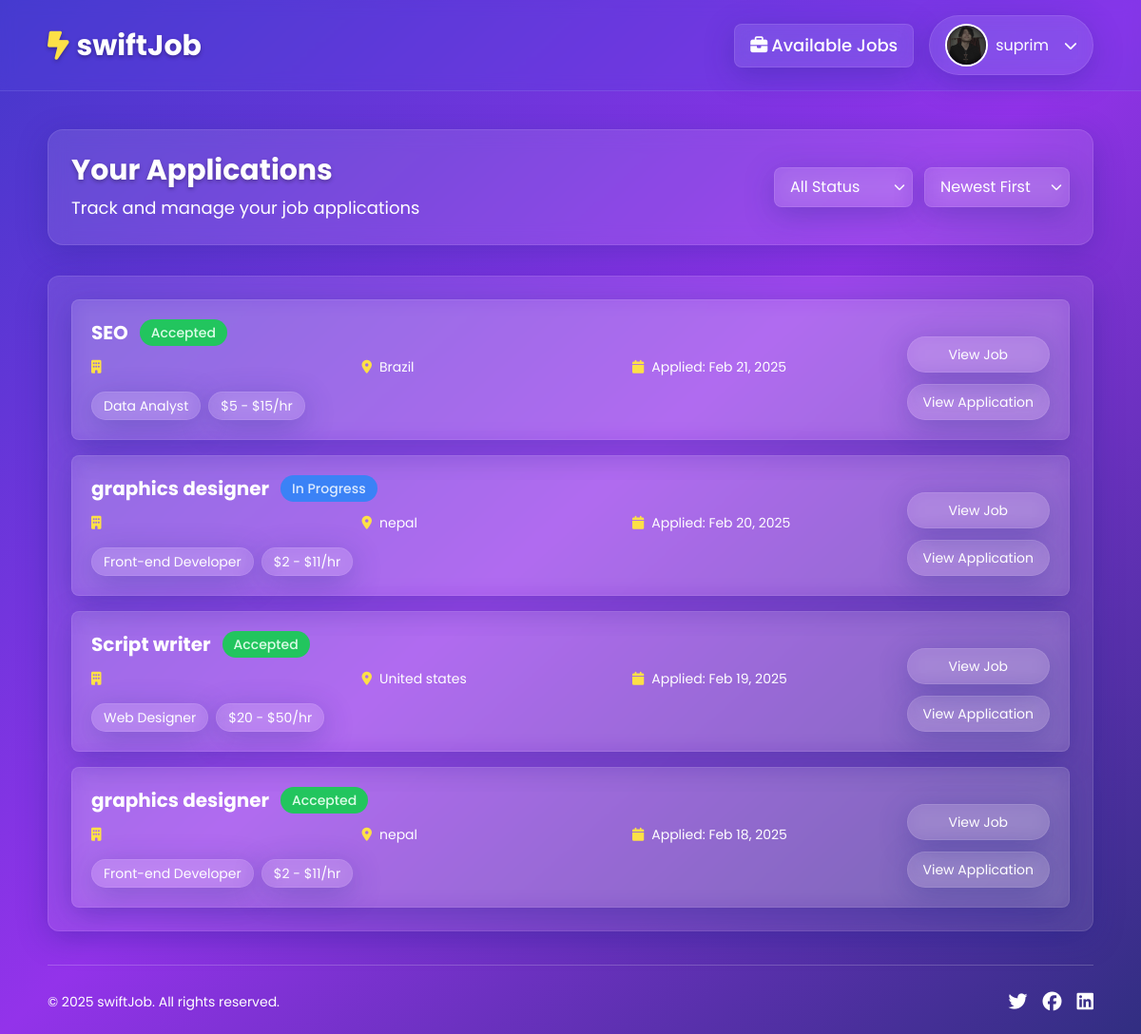
The page /application/recent-applications-all/ (signed in) on the database its author committed.
### accounts/models.py (models this page shows, shortened)
class Profile(models.Model):
    JOB_SEEKER = 'job_seeker'
    JOB_CREATOR = 'job_creator'
    ROLE_CHOICES = [
        (JOB_SEEKER, 'Job Seeker'),
        (JOB_CREATOR, 'Job Creator'),
    ]
    user = models.OneToOneField(User, on_delete=models.CASCADE)
    profile_picture = models.ImageField(upload_to='profile_pics/', null=True, blank=True, default='images/default.webp')
    role = models.CharField(max_length=20, choices=ROLE_CHOICES, default=JOB_SEEKER)

### application/models.py (models this page shows, shortened)
class Apply(models.Model):
    STATUS_CHOICES = [
        ('in_progress', 'In Progress'),
        ('accepted', 'Accepted'),
        ('rejected', 'Rejected')
    ]
    job = models.ForeignKey(JobCreation, on_delete=models.CASCADE)
    applicant = models.ForeignKey(User,on_delete=models.CASCADE)
    cover_letter = models.TextField()
    resume = models.FileField(upload_to='resume/',null=True,blank=True)
    date_applied = models.DateTimeField(auto_now_add=True)
    status = models.CharField(max_length=20, choices=STATUS_CHOICES, default='in_progress')

### job/models.py (models this page shows, shortened)
class JobCreation(models.Model):
    job_creator = models.ForeignKey(User, on_delete=models.CASCADE)
    job_title = models.CharField(max_length=200)
    category = models.ForeignKey(Category, on_delete=models.CASCADE)
    job_description = models.TextField()
    min_price = models.IntegerField(validators=[MinValueValidator(0)],default=0)
    max_price = models.IntegerField(validators=[MinValueValidator(0)])
    min_time = models.IntegerField(validators=[MinValueValidator(0)])
    max_time = models.IntegerField(validators=[MinValueValidator(0)])
    location = models.CharField(max_length=50,null=True,blank=True)
    required_skills = models.ManyToManyField(Skill)
    experience = models.ForeignKey(Experience, on_delete=models.SET_NULL,null=True,blank=True)
    created_at = models.DateTimeField(auto_now_add=True)
    slug = models.SlugField(unique=True,null=True,blank=True)

class Category(models.Model):
    name = models.CharField(max_length=50)
    slug = models.SlugField(unique=True, max_length=200, null=True, blank=True)

### application/views.py (the view)
# urls.py: path('recent-applications-all/',views.recent_applications,name='recent-applications-all')
@login_required
def recent_applications(request):
    status = request.GET.get('status', '')
    order = request.GET.get('order', '')
    applications = Apply.objects.filter(applicant=request.user).order_by('-date_applied')
    if status and status != 'all':
        applications =  applications.filter(status=status)
    if order == 'newest':
        applications = applications.all().order_by('-date_applied')
    elif order == 'oldest':
        applications = applications.all().order_by('date_applied')
    else:
        order = 'newest'
    context = {
        'applications':applications,
        'status':status,
        'order':order
    }
    return render(request,'application/recent_applications.html',context)

### application/templates/application/recent_applications.html (shortened to what this page needs)
{% extends 'base.html' %}
{% load static %}
{% block content %}
<div class="text-white">
    <div class="glass-effect p-6 xs-p-4 rounded-2xl mb-8 xs-mb-5">
        <div class="flex flex-col md:flex-row justify-between items-center gap-4">
            <div>
                <h1 class="text-3xl xs-text-2xl font-bold mb-2 text-shadow">Your Applications</h1>
                <p class="text-lg xs-text-base">Track and manage your job applications</p>
            </div>
            <div class="flex gap-3">
                <div class="relative">
                    <form method="GET" action="{% url "application:recent-applications-all" %}">
                        <select name="status" class="appearance-none glass-effect py-2 pl-4 pr-10 rounded-lg bg-transparent border border-white/10 focus:outline-none focus:border-yellow-300/50 text-white cursor-pointer" onchange="this.form.submit()">
                            <option value="all" class="bg-gray-800">All Status</option>
                        </select>
                        <div class="pointer-events-none absolute inset-y-0 right-0 flex items-center px-2 text-white">
                            <i class="fa-solid fa-chevron-down text-xs"></i>
                        </div>
                    </div>
                    <div class="relative">
                                <select name="order" class="appearance-none glass-effect py-2 pl-4 pr-10 rounded-lg bg-transparent border border-white/10 focus:outline-none focus:border-yellow-300/50 text-white cursor-pointer" onchange="this.form.submit()">
                                    <option value="newest" {% if order == 'newest' %} selected {% endif %} class="bg-gray-800">Newest First</option>
                                </select>
                            <div class="pointer-events-none absolute inset-y-0 right-0 flex items-center px-2 text-white">
                                <i class="fa-solid fa-chevron-down text-xs"></i>
                            </div>
                </div>
            </div>
        </div>
    </div>
    <div class="glass-effect p-6 xs-p-4 rounded-xl">
        {% if applications %}
            <div class="space-y-4">
                {% for application in applications %}
                <div class="glass-effect p-5 xs-p-4 rounded-lg hover-scale transition-all duration-300">
                    <div class="flex flex-col lg:flex-row justify-between gap-4">
                        <div class="flex-grow">
                            <div class="flex flex-col md:flex-row md:items-center gap-3 mb-3">
                                <h3 class="font-bold text-xl xs-text-lg">{{ application.job.job_title }}</h3>
                                {% if application.status == 'pending' %}
                                    <span class="bg-yellow-500 text-yellow-900 py-1 px-3 rounded-full text-sm xs-text-xs font-medium w-fit">Pending</span>
                                {% elif application.status == 'in_progress' %}
                                    <span class="bg-blue-500 text-blue-100 py-1 px-3 rounded-full text-sm xs-text-xs font-medium">In Progress</span>
                                {% elif application.status == 'accepted' %}
                                    <span class="bg-green-500 text-green-100 py-1 px-3 rounded-full text-sm xs-text-xs font-medium w-fit">Accepted</span>
                                {% elif application.status == 'rejected' %}
                                    <span class="bg-red-500 text-red-100 py-1 px-3 rounded-full text-sm xs-text-xs font-medium w-fit">Rejected</span>
                                {% endif %}
                            </div>
                            <div class="grid grid-cols-1 md:grid-cols-2 lg:grid-cols-3 gap-3 mb-4">
                                <div class="flex items-center gap-2 text-sm xs-text-xs">
                                    <i class="fa-solid fa-building text-yellow-300"></i>
                                </div>
                                <div class="flex items-center gap-2 text-sm xs-text-xs">
                                    <i class="fa-solid fa-location-dot text-yellow-300"></i>
                                    <span>{{ application.job.location }}</span>
                                </div>
                                <div class="flex items-center gap-2 text-sm xs-text-xs">
                                    <i class="fa-solid fa-calendar text-yellow-300"></i>
                                    <span>Applied: {{ application.date_applied|date:"M d, Y" }}</span>
                                </div>
                            </div>
                            <div class="flex flex-wrap gap-2">
                                <span class="glass-effect px-3 py-1 rounded-full text-sm xs-text-xs">{{ application.job.category.name }}</span>
                                <span class="glass-effect px-3 py-1 rounded-full text-sm xs-text-xs">${{ application.job.min_price|default:'' }} - ${{application.job.max_price}}/hr</span>
                            </div>
                        </div>
                        <div class="flex flex-row lg:flex-col gap-3 justify-end">
                            <a href="" class="glass-effect py-2 px-4 rounded-full text-sm xs-text-xs hover:bg-white hover:text-indigo-700 transition-all duration-300 text-center">
                                View Job
                            </a>
                            <a href="#" class="glass-effect py-2 px-4 rounded-full text-sm xs-text-xs hover:bg-white hover:text-indigo-700 transition-all duration-300 text-center">
                                View Application
                            </a>
                        </div>
                    </div>
                </div>
                {% endfor %}
            </div>
        {% endif %}
    </div>
</div>
{% endblock content %}

### templates/base.html (shortened to what this page needs)
{% load static tailwind_tags %}
{% load static %}
<!DOCTYPE html>
<html lang="en">
<head>
    <link rel="stylesheet" href="https://cdnjs.cloudflare.com/ajax/libs/font-awesome/6.7.2/css/all.min.css" />
    {% tailwind_css %}
    <link rel="stylesheet" href="{% static "css/style.css" %}">
</head>
<body class="font-['Poppins',sans-serif] bg-gradient-to-br from-indigo-700 via-purple-600 to-indigo-900 min-h-screen relative overflow-x-hidden">
    <header class="text-white sticky top-0 z-50">
        <nav class="navbar-blur flex justify-between py-4 px-5 md:px-[50px] xs-px-2 xs-py-2 lg:max-w-screen-xl mx-auto w-full transition-all duration-300">
            <a href="{% if request.user.is_authenticated and request.user.profile.role == 'job_creator' %} {% url "job:job-creator" %} {% elif request.user.is_authenticated and request.user.profile.role == 'job_seeker'  %}{% url "job:job-seeker" %} {% else %} / {% endif %}" class="text-2xl font-bold md:text-3xl xs-text-lg flex items-center text-shadow">
                <i class="fa-solid fa-bolt-lightning mr-2 text-yellow-300"></i>swiftJob
            </a>
            {% if request.user.is_authenticated %}
            <div class="flex gap-4 xs-gap-3 items-center relative">
                {% if request.user.profile.role == 'job_creator' %}
                <a href="{% url "job:job-creation-form" %}" class="glass-effect md:font-medium md:text-lg xs-text-sm md:hover:text-yellow-300 md:transition-all duration-300 ease-in-out py-2 px-5 md:px-4 xs-px-3 xs-py-2 rounded-lg hidden md:flex md:items-center hover-scale">
                    <i class="fa-solid fa-plus-circle mr-1"></i> <span class="max-xs:hidden">Create Job</span>
                </a>
                <a href="{% url "application:applications" %}" class="glass-effect md:font-medium md:text-lg xs-text-sm md:hover:text-yellow-300 md:transition-all duration-300 ease-in-out py-2 px-5 md:px-4 xs-px-3 xs-py-2 rounded-lg hidden md:flex md:items-center hover-scale">
                    <i class="fa-solid fa-clipboard-list mr-1"></i> <span class="max-xs:hidden">Applications</span>
                </a>
                {% elif request.user.profile.role == 'job_seeker' %}
                <a href="{% url "job:avialable-jobs" %}" class="glass-effect whitespace-nowrap md:font-medium md:text-lg xs-text-sm md:hover:text-yellow-300 md:transition-all duration-300 ease-in-out py-2 px-5 md:px-4 xs-px-3 xs-py-2 rounded-lg hidden md:flex md:items-center hover-scale">
                    <i class="fa-solid fa-briefcase mr-1"></i> <span class="max-xs:hidden">Available Jobs</span>
                </a>
                {% endif %}
                <div id="profile" class="flex items-center gap-4 xs-gap-2 glass-effect py-2 px-4 xs-px-3 xs-py-2 rounded-full hover-scale transition-all duration-300 cursor-pointer">
                    <span class="flex gap-2 items-center">
                        {% if user.profile.profile_picture %}
                        <img src="{{user.profile.profile_picture.url}}" alt="" class="h-[45px] w-[45px] xs-h-8 xs-w-8 rounded-full object-cover object-center border-2 border-white">
                        {% else %}
                        <img src="{% static "images/default.webp" %}" alt="" class="h-[45px] w-[45px] xs-h-8 xs-w-8 rounded-full object-contain object-center border-2 border-white">
                        {% endif %}
                        <p class="hidden md:block"> {{user.username}} </p>
                    </span>
                    <i class="fa-solid fa-chevron-down text-sm" id="dropdown-arrow"></i>
                </div>
            </div>
            {% endif %}
        </nav>
    </header>
    <main class="max-w-screen-xl mb-5  mx-auto px-5 md:px-[50px] xs-px-2 py-10 xs-py-5">
        {% block content %}{% endblock content %}
    </main>
    <footer class="mt-auto text-white py-6 xs-py-4 max-w-screen-xl mx-auto">
        <div class="max-w-screen-xl mx-auto px-5 md:px-[50px] xs-px-3 absolute bottom-0 w-full pb-5">
            <div class="flex flex-col md:flex-row justify-between items-center border-t border-white/20 pt-6 xs-pt-4">
                <div>
                    <p class="text-sm xs-text-xs">&copy; 2025 swiftJob. All rights reserved.</p>
                </div>
                <div class="flex gap-4 xs-gap-3 mt-4 md:mt-0">
                    <a href="#" class="text-white hover:text-yellow-300"><i class="fa-brands fa-twitter text-xl xs-text-lg"></i></a>
                    <a href="#" class="text-white hover:text-yellow-300"><i class="fa-brands fa-facebook text-xl xs-text-lg"></i></a>
                    <a href="#" class="text-white hover:text-yellow-300"><i class="fa-brands fa-linkedin text-xl xs-text-lg"></i></a>
                </div>
            </div>
        </div>
    </footer>
</body>
</html>

### templates/base.html (style rules this page uses)
.glass-effect { background: rgba(255, 255, 255, 0.1); backdrop-filter: blur(10px); border: 1px solid rgba(255, 255, 255, 0.1); box-shadow: 0 8px 32px 0 rgba(31, 38, 135, 0.3); }
.navbar-blur { backdrop-filter: blur(8px); background-color: rgba(79, 70, 229, 0.2); border-bottom: 1px solid rgba(255, 255, 255, 0.1); }
.text-shadow { text-shadow: 0px 2px 4px rgba(0, 0, 0, 0.3); }

### application/templates/application/recent_applications.html (style rules this page uses)
select option { background-color: rgb(31, 41, 55); color: white; padding: 8px; }

### rows shown on the page
Apply: job.job_title "SEO", status "Accepted", job.location "Brazil", date_applied "Feb 21, 2025", job.category.name "Data Analyst", job.min_price "5", job.max_price "15"
Apply: job.job_title "graphics designer", status "In Progress", job.location "nepal", date_applied "Feb 20, 2025", job.category.name "Front-end Developer", job.min_price "2", job.max_price "11"
Apply: job.job_title "Script writer", status "Accepted", job.location "United states", date_applied "Feb 19, 2025", job.category.name "Web Designer", job.min_price "20", job.max_price "50"
Apply: job.job_title "graphics designer", status "Accepted", job.location "nepal", date_applied "Feb 18, 2025", job.category.name "Front-end Developer", job.min_price "2", job.max_price "11"

### other values the page prints
{{ user.username }} "suprim"
